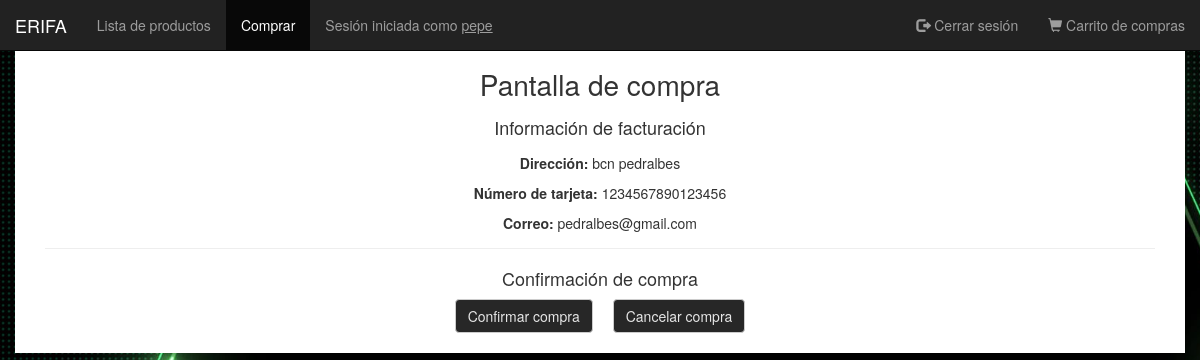
/php/pantalla_de_compra.php (signed in), run on the app's committed database.
### tables this page shows
CREATE TABLE `usuario` (
  `id_usuario` int(11) NOT NULL,
  `nombre_usuario` varchar(100) DEFAULT NULL,
  `fecha_nacimiento` date DEFAULT NULL,
  `correo` varchar(100) DEFAULT NULL,
  `contrasena` varchar(100) DEFAULT NULL,
  `numero_tarjeta` varchar(100) DEFAULT NULL,
  `direccion` varchar(255) DEFAULT NULL,
  `super_usuario` tinyint(1) DEFAULT 0
);

### php/pantalla_de_compra.php (the view, shortened to what this page needs)
<?php
require_once("../config/config.php");
$id_usuario=$_SESSION['sesion_personal']['id'];
$vaciar_carrito=$_GET['v'];
$con = mysqli_connect($db_hostname, $db_username, $db_password, $db_name);
if (mysqli_connect_errno()) :
    echo "Failed to connect to MySQL: " . mysqli_connect_error();
else:
    $usuario=[];
    $result = mysqli_query($con, "SELECT * FROM usuario WHERE id_usuario=".$id_usuario.";");
    while ($row = mysqli_fetch_array($result)):
        array_push($usuario, array(
            "correo"=>$row['correo'],
            "n_tarjeta"=>$row['numero_tarjeta'],
            "direccion"=>$row['direccion']
        ));
    endwhile;
endif;
?>
<!DOCTYPE html>
<html lang="es">
<head>
    <?php include "head_html.php"?>
    <link rel="stylesheet" href="../css/normalize.css">
    <link rel="stylesheet" href="../css/estilo_generico.css">
    <link rel="stylesheet" href="../css/styles-pantalla_compra.css">
</head>
<header>
    <nav class="navbar navbar-inverse navbar-fixed-top">
        <div class="container-fluid">
            <div class="navbar-header">
                <a class="navbar-brand" href="../index.php">ERIFA</a>
            </div>
            <div class="collapse navbar-collapse" id="myNavbar">
                <ul class="nav navbar-nav">
                    <li><a href="../index.php">Lista de productos</a></li>
                    <li class="active">
                        <a href="#">Comprar</a>
                    </li>
                    <li><span class="navbar-text">Sesión iniciada como <a href="../php/perfil.php"
                                class="navbar-link"><u><?=$_SESSION['sesion_personal']['nombre']?></u></a></span></li>
                </ul>
                <ul class="nav navbar-nav navbar-right">
                    <li>
                        <a href="../php/cerrar_sesion.php"><span class="glyphicon glyphicon-log-out"></span> Cerrar
                            sesión</a>
                    </li>
                    <li>
                        <a href="../php/carrito.php"><span class="glyphicon glyphicon-shopping-cart"></span> Carrito
                            de compras</a>
                    </li>
                </ul>
            </div>
        </div>
    </nav>
</header>
<body class="container">
    <h1>Pantalla de compra</h1>
    <h4>Información de facturación</h4>
    <div class="info-producto"><br>
    <div class="centrar-texto">
    <p><b>Dirección:</b> <?= $usuario[0]['direccion'];?></p>
    <p><b>Número de tarjeta:</b> <?= $usuario[0]['n_tarjeta'];?></p>
    <p><b>Correo:</b> <?= $usuario[0]['correo'];?></p>
    </div></div>
    <hr>
    <h4>Confirmación de compra</h4>
    <div class="centrar-botones">
        <input type="submit" value="Confirmar compra" class="btn btn-default boton"
            onclick="comprar(arreglo_de_productos,<?=(int) $vaciar_carrito?>)">
        <input type="submit" value="Cancelar compra" class="btn btn-default boton"
            onclick="window.location.replace('../index.php')">
    </div>
</body>
</html>

### css/estilo_generico.css (style rules this page uses)
:root { --negro: #1f1f1f; --blanco: rgb(230, 230, 230); }
* { box-sizing: border-box; padding: 0; margin: 0; }

### css/styles-pantalla_compra.css (style rules this page uses)
html { width: 100%; height: 100%; background-image: url("../img/fondo.jpg"); background-size: cover; }
.container { margin-top: 50px; padding: 0 3rem 2rem 3rem; }
.boton { background-color: #272727; color: var(--blanco); }
.info-producto { padding-top: 5px; display: flex; flex-direction: row; justify-content: space-around; }
h1, h4 { text-align: center; }
.centrar-texto { display: inline-block; margin: 0 auto; text-align: center; }
.centrar-botones { display: flex; flex-direction: row; gap: 2rem; justify-content: center; }
hr { margin-top: 5px; }

### data on the page
usuario: direccion "bcn pedralbes", numero_tarjeta "1234567890123456", correo "pedralbes@gmail.com"

### other printed values
$_SESSION['sesion_personal']['nombre'] "pepe"
